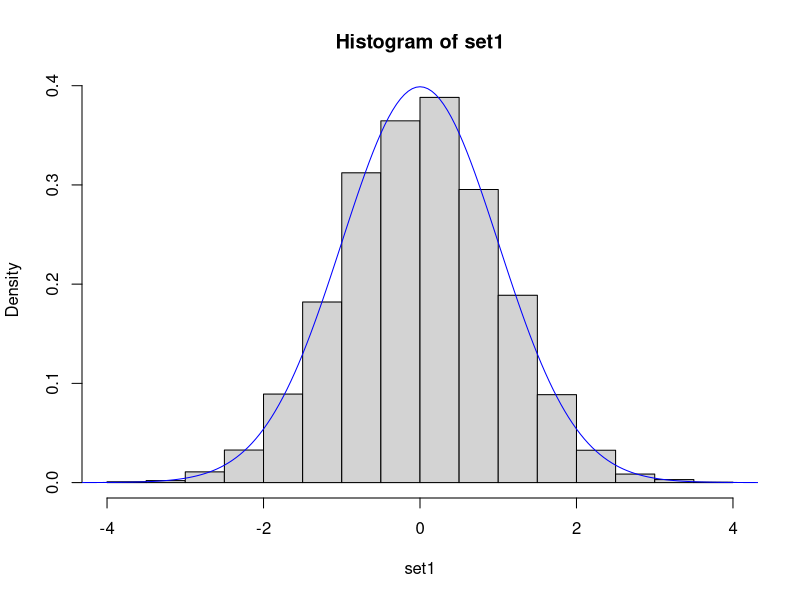
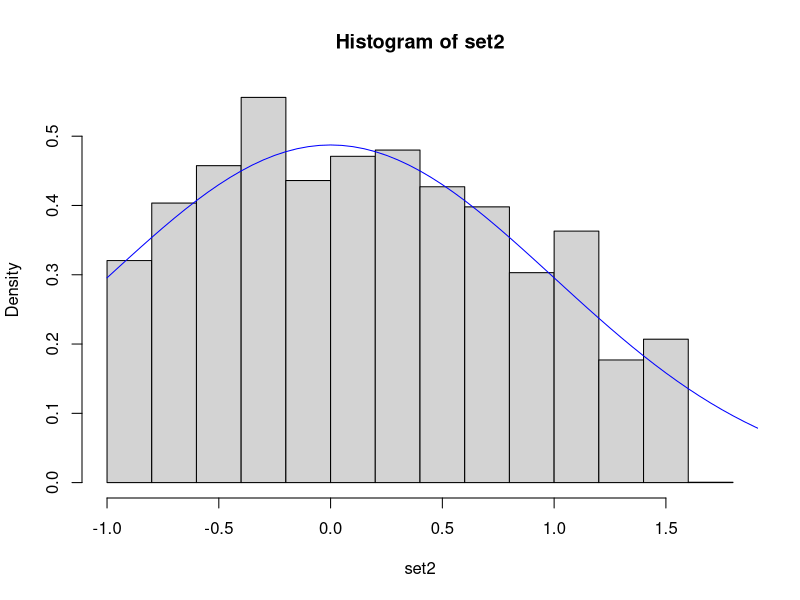
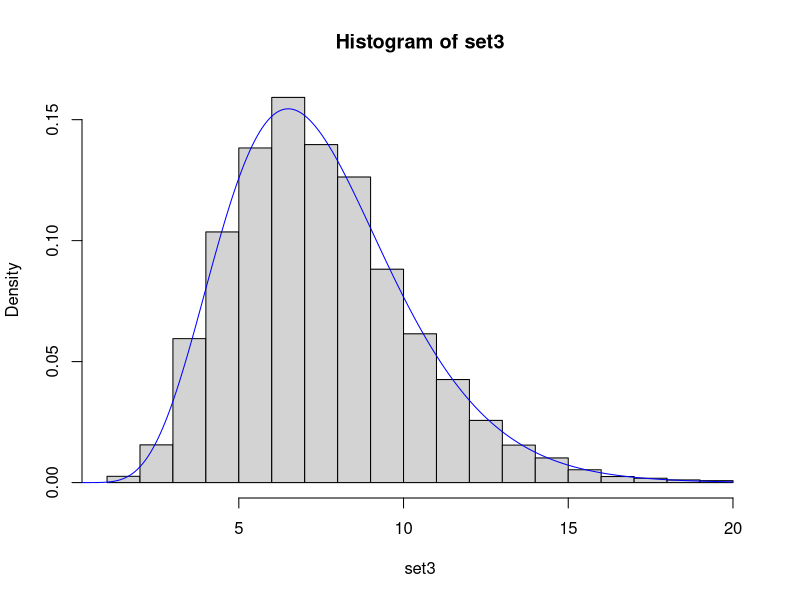

Generate these figures, in order, with R:
### The two main functions are ars() and setParams(). The calcDeriv() and expCDF() functions are used
### by setParams(); the setParams(), lowerPDF(), expPDF(), and invCDF() functions are used by ars().
### setParams() calculates the parameters of the enveloping function for a set of fixed points; those
### parameters are used in ars() for all of the other function calls.

### KEY:
### p = fixed points; intially provided by user, and updated after every rejection
### min_bound / max_bound = the boundaries on the function; all fixed points should be within min_bound and max_bound
### m_p = slope of lines in log of enveloping function at each fixed point p (uses y = mx + b form)
### b_vec = b in (y = mx + b)
### lf_p = value of log of user-provided function at fixed points p
### int_x = intersection point for lines in log of enveloping function
### shift = vertical shift for each segment of enveloping function to create a continuous CDF
### adj = vertical shift for the entire enveloping CDF so that F(x) = 0 at min_bound
### nc = normalizing constant so that max point of enveloping CDF is 1


# function to calculate slope of tangent lines
calcDeriv <- function(fn, p){
  dif <- 1e-10 
  
  p1 <- fn(p)
  p2 <- fn(p + dif)
  
  slope <- (p2 - p1) / dif
  return(slope)
}

# function to calculate lower squeeze function
lowerPDF <- function(fn, x, p){
  
  # squeeze function only applies if x is between the min and max fixed points
  if (x <= min(p) | x >= max(p)){
    return(0)
    
  } else {
    
    w <- findInterval(x, c(-Inf, p, Inf)) # find which section of squeeze line applies to x
    y <- ((p[w] - x)*log(fn(p[w-1])) + (x - p[w-1])*log(fn(p[w])))/(p[w] - p[w-1]) # value of squeeze at x
    return(exp(y))
  }
}

# function to compute piecewise exponential PDF
expPDF <- function(x, p, int_x, m_p, lf_p){
 
  b_vec <- lf_p - p*m_p # calculate b in y=mx+b format for each tangent line
  w <- findInterval(x, c(-Inf, int_x, Inf)) # find section of enveloping function that applies to x
  y <- m_p[w]*x + b_vec[w] # calculate y=log(env(x))
  return(exp(y))

}

# function to compute piecewise exponential CDF
expCDF <- function(x, p, int_x, m_p, lf_p){
  exp_cdf <- rep(0, length(x))
  b_vec <- lf_p - p*m_p # calculate b in y=mx+b format for each tangent line
  which_section <- findInterval(x, c(-Inf, int_x, Inf)) # break x vector into sections denoting related enveloping line
  nsections <- max(which_section)
  
  # calculate starting point of each segment of piecewise CDF
  piece_difs <- rep(0, length(int_x)+1)
  for (j in 1:length(int_x)){
    left <- (1/m_p[j])*exp(m_p[j]*int_x[j] + b_vec[j])
    right <- (1/m_p[j+1])*exp(m_p[j+1]*int_x[j] + b_vec[j+1])
    piece_difs[j+1] <- right - left
  }
  piece_difs_cumul <- cumsum(piece_difs) # vertical adjustment to pieces of CDF to create continuity
  
  for (k in 1:nsections){ # loop through pieces of piecewise function, computing F(x) for each x
    x_section <- x[which_section == k]
    y_section <- (1/m_p[k])*exp(m_p[k]*x_section + b_vec[k])
    exp_cdf[which_section == k] <- y_section - piece_difs_cumul[k]
  }
  
  adj <- min(exp_cdf) # set minimum point of CDF to zero
  nc <- max(exp_cdf - adj) # normalizing constant
  norm_exp_cdf <- (exp_cdf - adj) / nc # normalized piecewise CDF
  return(list(cdf=norm_exp_cdf, difs=piece_difs_cumul, norm.const = nc, adj = adj))
}

# function to take invert the CDF at a given point for F(x)
invCDF <- function(y, int_x, m_p, b_vec, nc, shift, adj){
  n <- length(m_p) - 1
  breaks <- ((1/m_p[1:n])*exp(m_p[1:n]*int_x + b_vec[1:n]) - shift[1:n])/nc
  loc <- findInterval(y, c(-Inf, breaks, Inf))
  x_output <- (log(m_p[loc]*(nc*y + shift[loc] + adj)) - b_vec[loc])/m_p[loc]
  return(x_output)
}

# calculate the parameters for the enveloping function for a given set of fixed points p
setParams <- function(fn, min_bound, max_bound, p){ 

  x <- sort(c(min_bound, max_bound, p)) # critical x-values
  m_p <- calcDeriv(function(x) log(fn(x)), p) # calculate slope of tangent lines
  lf_p <- log(fn(p)) # calculate value of log function at eval point

  # compute intersection points
  n <- length(p)
  int_x <- (lf_p[2:n] - lf_p[1:n-1] - p[2:n]*m_p[2:n] + p[1:n-1]*m_p[1:n-1]) / (m_p[1:n-1] - m_p[2:n])
  
  # calculate parameters for inverse CDF
  exp_cdf <- expCDF(x, p, int_x, m_p, lf_p) # y-output for piecewise linear PDF
  nc <- exp_cdf$norm.const
  shift <- exp_cdf$difs
  adj <- exp_cdf$adj
  b_vec <- lf_p - p*m_p
  
  # return the parameters needed by the invCDF function
  return(list(m_p = m_p, lf_p = lf_p, int_x = int_x, b_vec = b_vec, nc=nc, shift=shift, adj = adj))
}

# main ARS sampling function
# Requires user to input min, max, and fixed points p
# I would suggest having tests to make sure the user provides at least 2 fixed points, and 
# making sure all fixed points are between the min and the max
ars <- function(fn, min_bound, max_bound, p, n_iter = 1000){ 
  p <- sort(p)
  i <- 1
  set <- rep(0, n_iter)
  par <- setParams(fn, min_bound, max_bound, p) # calculate parameters for initial set of fixed points
  
  # loop through iterations
  while (i <= n_iter){
    y <- runif(1)
    unif <- runif(1)
    x_val <- invCDF(y, par$int_x, par$m_p, par$b_vec, par$nc, par$shift, par$adj)
    exp_pdf <- expPDF(x_val, p, par$int_x, par$m_p, par$lf_p)
    squeeze <- lowerPDF(fn, x_val, p)
    # if squeeze test is passed, accept and iterate
    if ((squeeze / exp_pdf) > unif){
      set[i] <- x_val
      i <- i + 1
    } else { # if squeeze test failed, perform envelope test
      # if envelope test passed, accept and iterate
      if ((fn(x_val) / exp_pdf) > unif){
        set[i] <- x_val
        i <- i + 1
      } else { # if envelope test fails, reject and add candidate point to fixed points
        p <- sort(c(p, x_val))
        par <- setParams(fn, min_bound, max_bound, p)
      }
    }
  }
  return(set)
}


#### test 1: standard normal distribution

min <- -5
max <- 5
p <- c(-3, 2)
set1 <- ars(dnorm, min, max, p, n_iter = 10000)
z <- seq(min, max, by=0.05)
hist(set1, prob=TRUE)
lines(z, dnorm(z), type="l", col="blue")


### test 2: truncated standard normal distribution

min <- -1
max <- 2
p <- c(-0.8, 1.3)
set2 <- ars(dnorm, min, max, p, n_iter = 10000)
z <- seq(min, max, by=0.05)
hist(set2, prob=TRUE)
lines(z, dnorm(z)/(pnorm(max) - pnorm(min)), type="l", col="blue")


### test 3: gamma distribution

gamma_test <- function(x){
  k <- dgamma(x, shape=7.5, scale=1)
  return(k)
}

min <- 0.1
max <- 20
p <- c(3, 10)
set3 <- ars(gamma_test, min, max, p, n_iter = 10000)
z <- seq(min, max, by=0.05)
hist(set3, prob=TRUE)
lines(z, gamma_test(z), type="l", col="blue")



testfn <- function(x){
  k <- dgamma(x, shape=7.5, scale=1)
  return(k)
}
